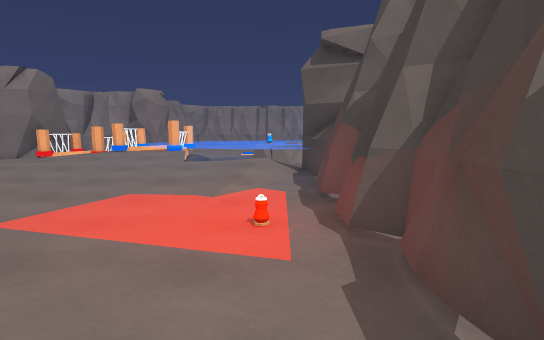
view 1 (above)

16 first-person views from a walk through a Unity game level. The camera is 1.3 m above the floor, tilts 6° down and sees 75° across. The floor is counted in squares, 1 m on a side. Each view is taken from the middle of a square. On the plan, view 1 faces up. The plan holds only what a view shows up to about 15 squares ahead; the rest is blank. The place goes on beyond the plan. The player character is not drawn. Some animated figures are left out. Surface patterns are stand-ins for the level's own textures.

view 2
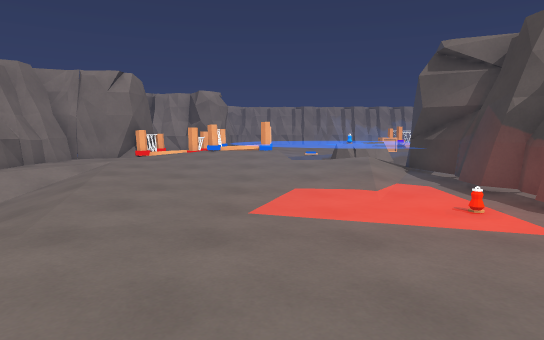

view 3
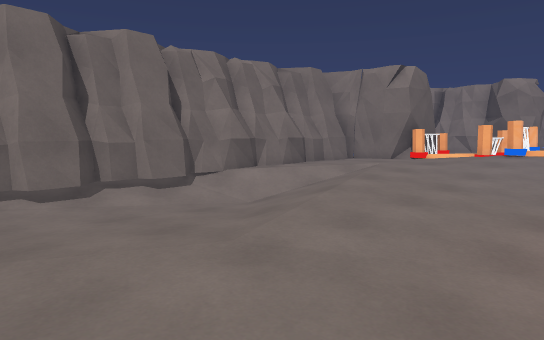

view 4
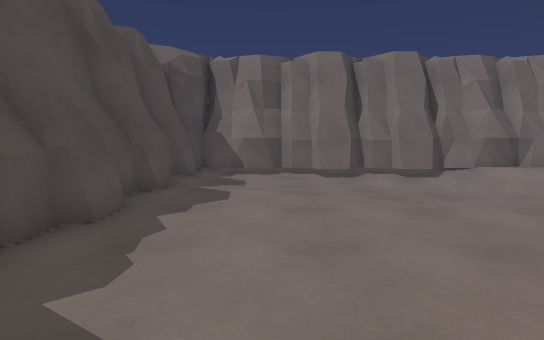

view 5
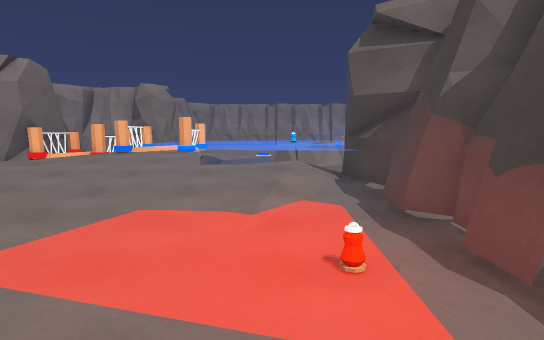

view 6
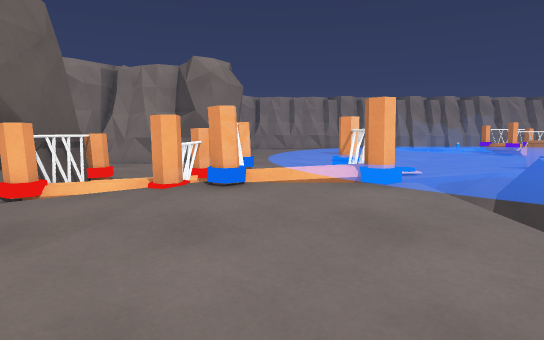

view 7
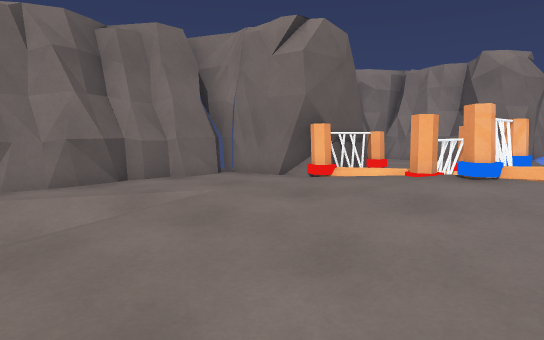

view 8
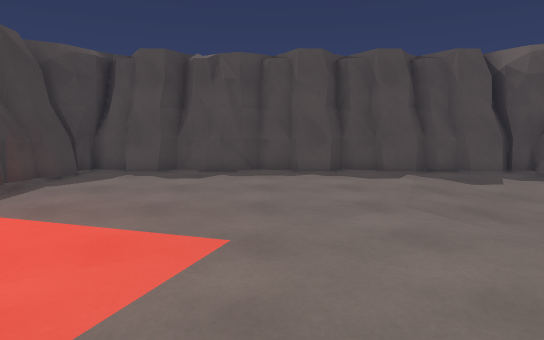

view 9
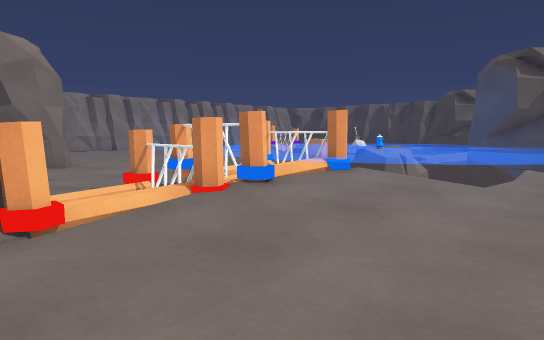

view 10
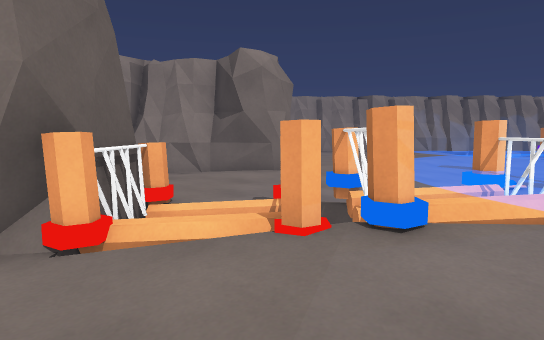

view 11
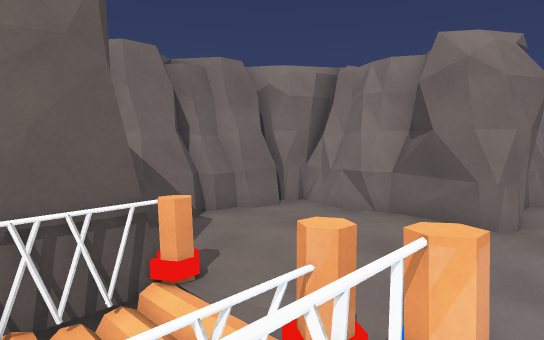

view 12
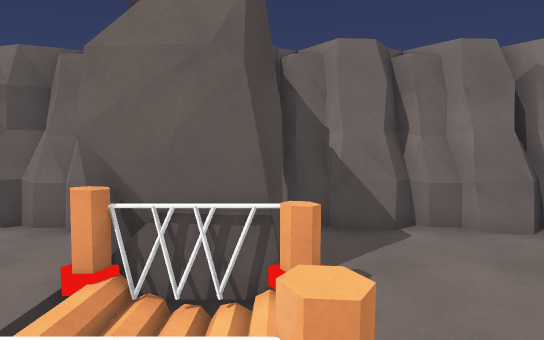

view 13
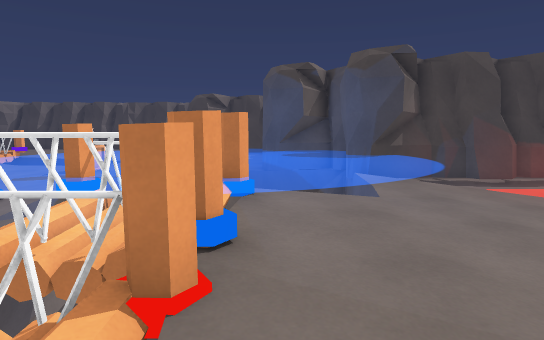

view 14
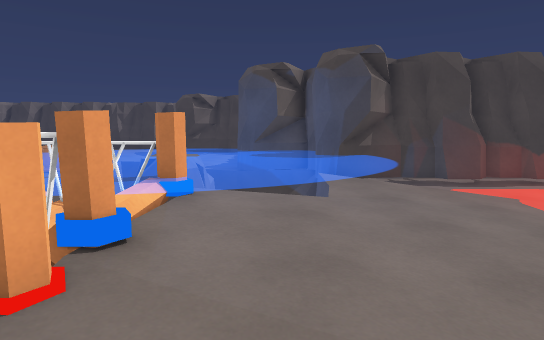

view 15
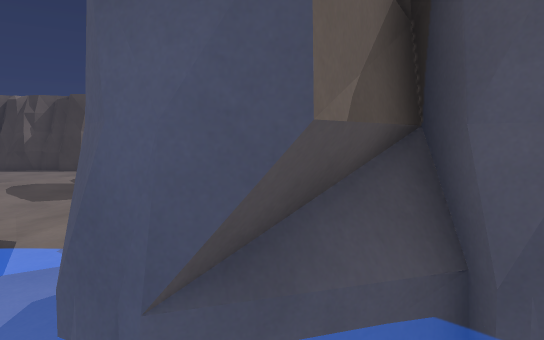

view 16
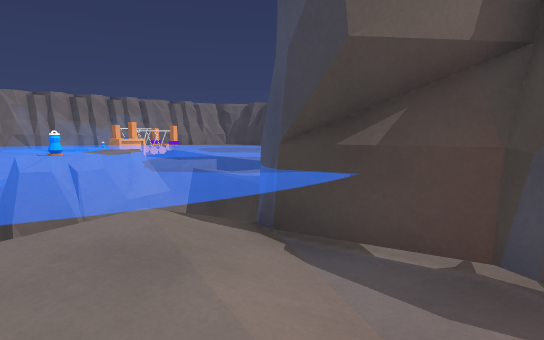

### Floor plan
Key: @ floor where view 1 was taken; # wall or solid block; x gap in a wall; . main floor; : floor 0.25 m higher than the main floor; - floor 0.25 m lower than the main floor; + floor 0.5 m higher than the main floor; _ floor 0.5 m lower than the main floor; * floor 0.75 m higher than the main floor; / step, stairs or slope; = window, fence, low wall or low ledge; v drop or lower ground.
Columns run from 14 left of view 1 to 9 right of it. Each row starts with its distance up from view 1.
 25  ######vvvvvvv vvvvv
 24 ##v=v##vvvvvv vvvvv
 23 #=vvvvvvvv vv vvvvv
 22 #vvvvvvv         **
 21 #vvvvvvv*
 20 #:vvvvvv*              v
 19 #vvvvvvv              vv
 18 #####v==**=         *vvv
 17    ##.v=**=  ****   *vv
 16  ####+x=**=  ****
 15 ##:::::+***       ==
 14 ##::::::****    * #=
 13 #.::::::*******    #=
 12 ##::::::*******#====
 11 ##://...*    **#=
 10 #.///...........#
  9 ##///......../-.#
  8 ##////.....----.#
  7 #/__//....-----.#
  6 ##___/....-----.#
  5 ##___-/...-----.#
  4 ##__--.......--.#
  3 ##----.........##
  2 #----..........##
  1 ##---...........#
  0 ##--..........@##
 -1 #..............##
 -2 ################

Positions as (right, up) in squares from view 1, and headings:
1: (0, 0), facing up
2: (-4, -1), facing up
3: (-4, 1), facing up-left
4: (-1, 1), facing left
5: (-1, 2), facing up
6: (-6, 10), facing up
7: (-5, 9), facing up-left
8: (-5, 10), facing down
9: (-11, 11), facing up-right
10: (-8, 12), facing up
11: (-6, 16), facing up-left
12: (-6, 18), facing left
13: (-10, 15), facing right
14: (-10, 14), facing right
15: (2, 14), facing right
16: (-2, 9), facing up-right
